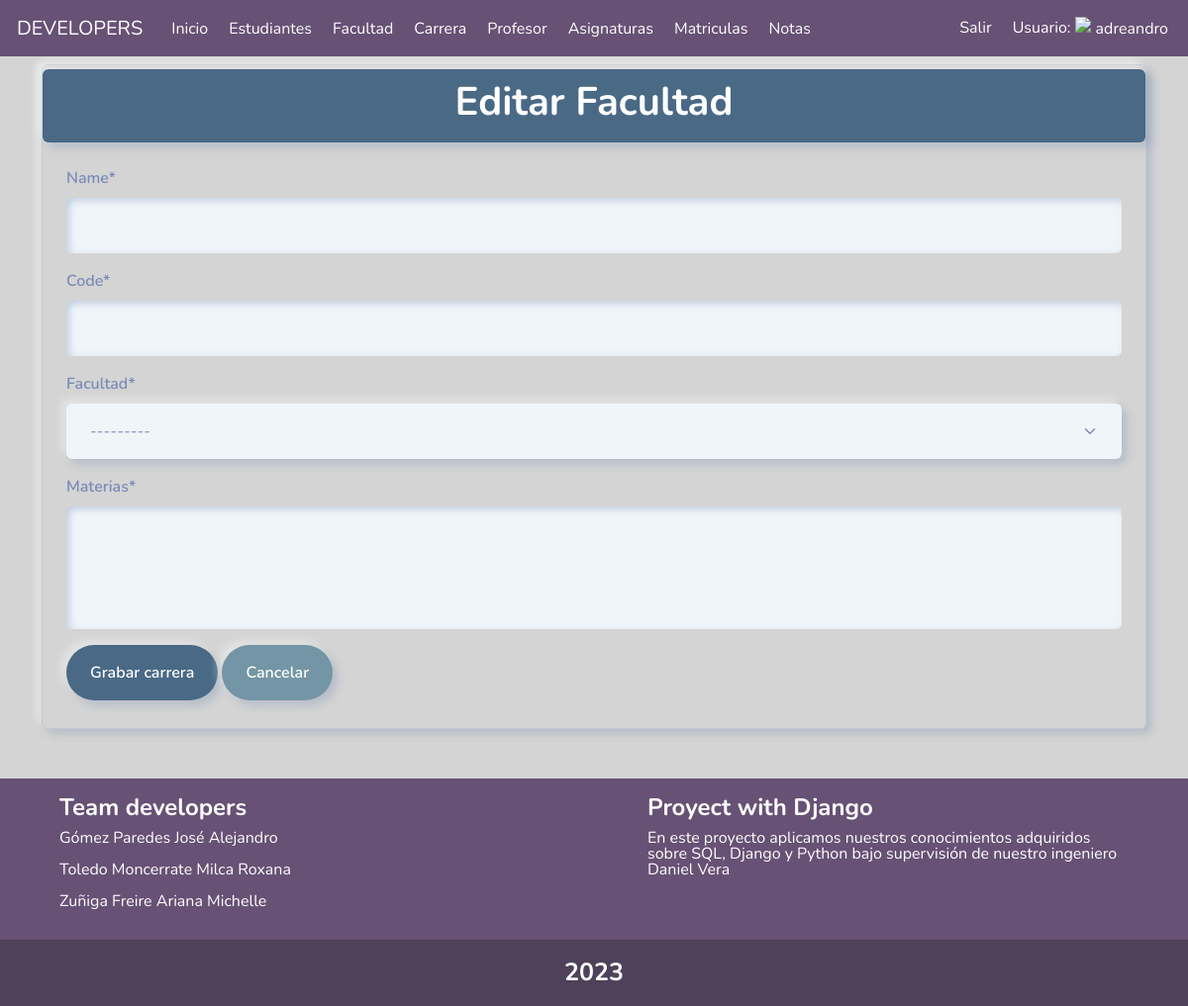
Before: /carrer/update/1/ (signed in) with the older database file.
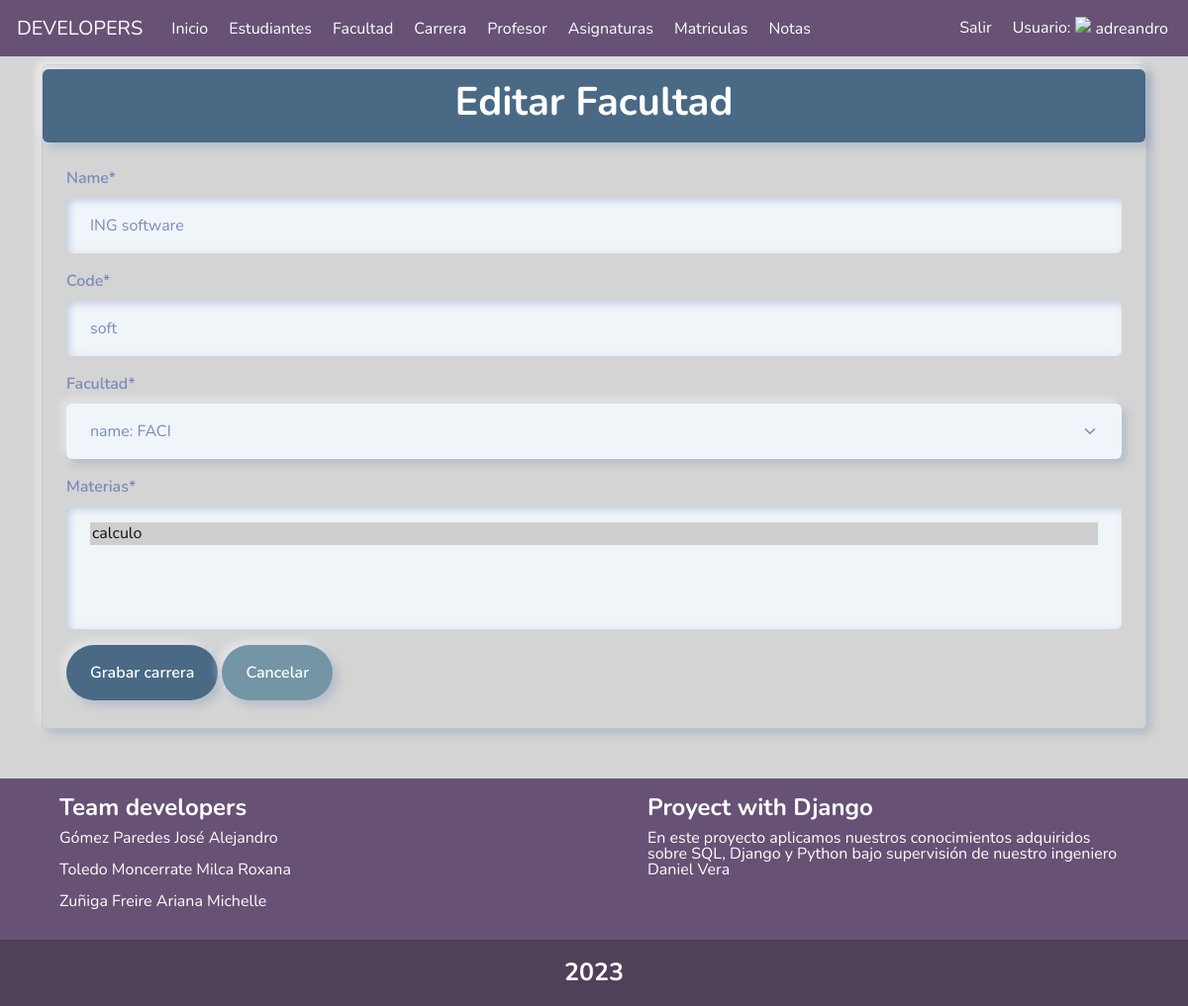
After: the same page with the newer database file.
### notas/models.py (models this page shows)
class Carrer(models.Model):
    codigo_carrera = models.CharField(verbose_name="code", max_length=20)
    nombre = models.CharField(verbose_name="name", max_length=200)
    Facultad = models.ForeignKey(Faculty, on_delete=models.CASCADE)
    materias = models.ManyToManyField(Subject)
    class Meta:
        verbose_name = ('carrer')
        verbose_name_plural = ('carrers')
        ordering = ('nombre',)
    def __str__(self):
        return f"nombre: {self.nombre}"

### notas/carrer.py (the view, shortened to what this page needs)
@login_required
def update_carrer(request, id):
    carrera = Carrer.objects.filter(id=id).first()
    form = None
    print(carrera)
    if request.method == "GET":
        form = CarrerForm(instance=carrera)
        context = {'title': 'Editar Facultad', 'form': form, 'error': ''}
        return render(request, 'carrera/create_carrer.html', context)

### notas/forms.py
class CarrerForm(ModelForm):
    class Meta:
        model = Carrer
        fields = ['nombre', 'codigo_carrera', 'Facultad', 'materias']

### notas/models.py (called while the page is built)
    def __str__(self):
        return f"name: {self.name}"

    def __str__(self):
        return f"{self.name}"

### notas/templates/carrera/create_carrer.html (shortened to what this page needs)
{% extends "base.html" %}
{% load static %}
{% load crispy_forms_tags %}
{% block content%}
<div class="container">
    <div class="py-1 mt-2 border border-1 shadow rounded ">
        <div class="py-2 border border-1 shadow rounded text-center color">
            <h1 class="fw-bold text-white text-success">{{title}}</h1>
        </div>
        <form method="POST" class="m-4">
            {{form|crispy}}
            <button class="btn color text-white" type="submit">Grabar carrera</button>
            <a class="btn botones text-white" href="/faculty/">Cancelar</a>
        </form>
    </div>
</div>
{% endblock content %}

Changed rows visible on the page:
added Carrer: nombre "ING software", codigo_carrera "soft", Facultad "name: FACI"
Other visible differences:
form field materias: (not shown) → "calculo ☑"
form field Facultad: "---------" → (not shown)
